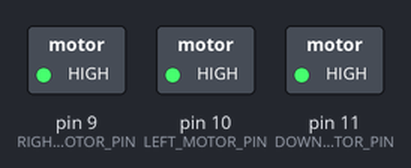
A sketch run on a simulated Arduino Uno, built with avr-gcc and run on an emulated ATmega328P. On the bench: switched loads named in the sketch (green lamp = pin HIGH).

Above: at 0.1 s.
At 2.6 s:
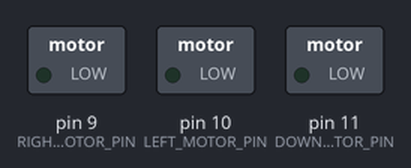
Timing chart, 0 to 4.1 s (numbered marks = the images above):
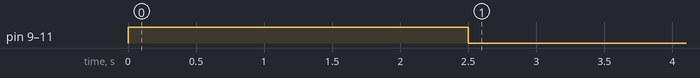

The sketch:

motor_checkout.ino
```cpp
/**
 * FILE NAME: motor_checkout
 * AUTHOR: Samuel Goldman
 * PURPOSE: test all three motors each controlled via single
 *          mosfet circuits.
 */

const int RIGHT_MOTOR_PIN = 9;
const int LEFT_MOTOR_PIN = 10;
const int DOWN_MOTOR_PIN = 11;

void setup() {
  // Setup the motor control pins for output
  pinMode(RIGHT_MOTOR_PIN, OUTPUT);
  pinMode(LEFT_MOTOR_PIN, OUTPUT);
  pinMode(DOWN_MOTOR_PIN, OUTPUT);

  // Set all motors to full speed
  analogWrite(RIGHT_MOTOR_PIN, 255);
  analogWrite(LEFT_MOTOR_PIN, 255);
  analogWrite(DOWN_MOTOR_PIN, 255);

  // Run all motors for 2.5 seconds
  delay(2500);

  // Stop all motors to conclude testing
  analogWrite(RIGHT_MOTOR_PIN, 0);
  analogWrite(LEFT_MOTOR_PIN, 0);
  analogWrite(DOWN_MOTOR_PIN, 0);
}

void loop() {
  // Nothing to do
}
```
